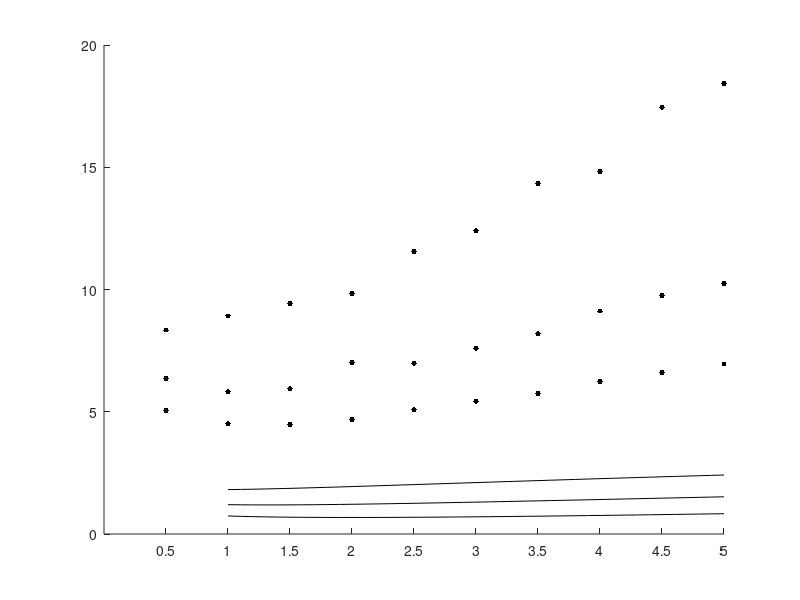

Recreate this plot in MATLAB. (Note: this script raises an error after producing the figure.)
load('data/data4comparison.mat');
n=1;
h=figure
hold on
plot(r_tab2,log(meanTa(:,:)),'k');
plot(r_tab,meanTs(:,:),'k.','MarkerSize',12);

%for i=1:size(meanTs,1)
%    errorbar(r_tab,log(meanTs(i,:)),3*sdevT(i,:)./meanTs(i,:),'k.');
%end
set(gca,'XTick',r_tab)

xlabel('r','fontsize',fs_label);
ylabel('log <T>','fontsize',fs_label);

legend('Analytical formula','Monte Carlo');

printpdf(h,'graphics/mfat_comp_r');

